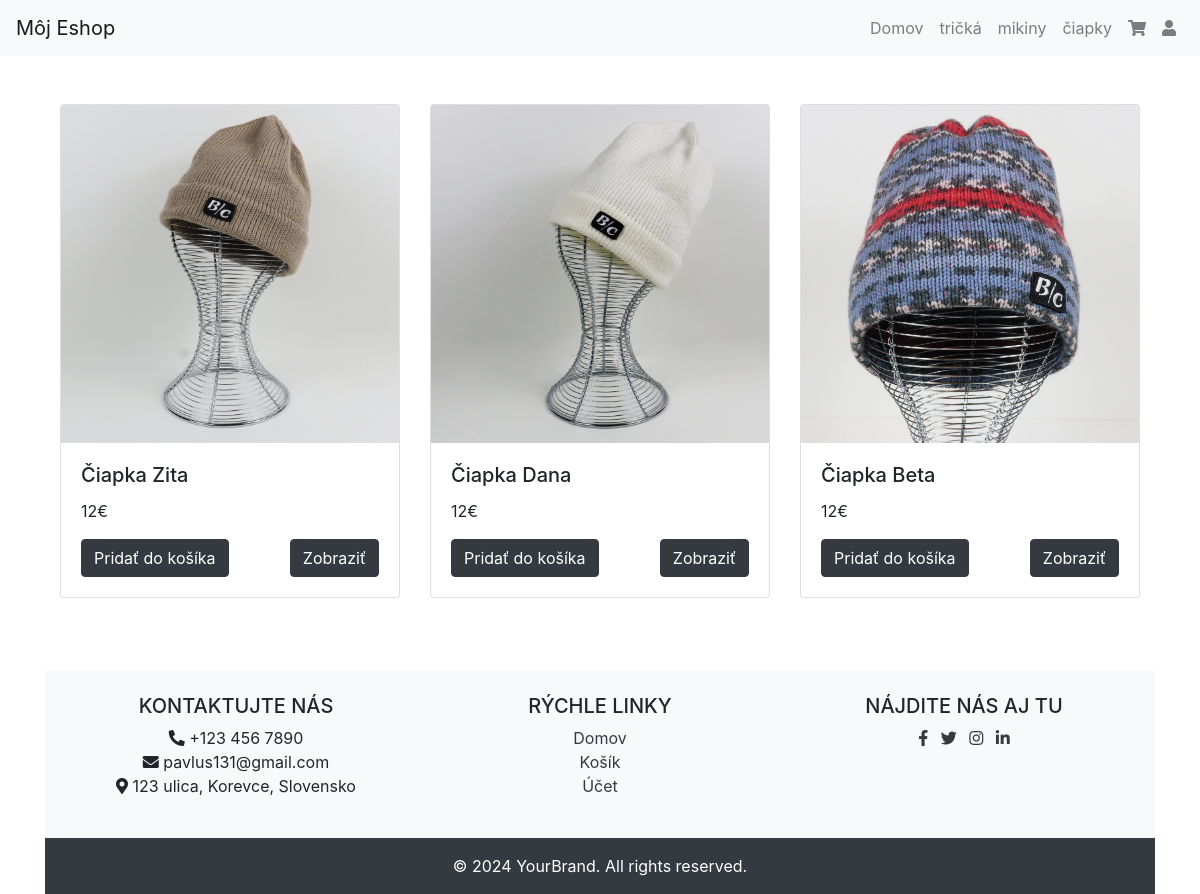
Screenshot of /kategoria.php?id=3 with the database file from the repository.
### tables this page shows
CREATE TABLE `kategorie` (
  `kategoria_ID` int(6) NOT NULL,
  `názov_kategórie` varchar(255) NOT NULL
);

CREATE TABLE `prokukt` (
  `produkt_ID` int(6) NOT NULL,
  `meno` tinytext NOT NULL,
  `cena` int(11) NOT NULL,
  `sklad` text NOT NULL,
  `popis` text NOT NULL,
  `pohlavie` tinytext NOT NULL,
  `kategoria_ID` int(11) DEFAULT NULL,
  `obrazok_url` varchar(255) NOT NULL,
  `ean` varchar(13) DEFAULT NULL,
  `stara_cena` float(10,2) DEFAULT NULL
);

### komponenty/kartaproduktu.php (the view, shortened to what this page needs)
<div class="col-md-4 mb-4">
    <div class="card">
        <img src="/eshop/obrazky/<?php echo $produkt["obrazok_url"]; ?>" class="card-img-top" alt="Product 1">
        <div class="card-body">
            <h5 class="card-title"><?php echo $produkt["meno"]; ?> </h5>
            <p class="card-text"><?php echo $produkt["cena"]; ?>€</p>
           <div class="d-flex justify-content-between">
            <form action="/eshop/pridat_do_kosika.php">
                <div class="d-flex ">
                    <button class="btn btn-dark" type="submit">
                        Pridať do košíka
                    </button>
                </div>
                </form>
            <a href="/eshop/produkt.php?id=<?php echo $produkt["produkt_ID"]; ?>" class="btn btn-dark">Zobraziť</a>
            </div>
        </div>
    </div>
</div>

### komponenty/menu.php (shortened to what this page needs)
<?php
include_once(dirname(__FILE__) ."/../config.php");
$sqlmenu= "SELECT * FROM `kategorie`";
$resultmenu = mysqli_query($db, $sqlmenu);
while ($kategoria=mysqli_fetch_assoc($resultmenu)) {
    ?>
    <li class="nav-item">
        <a class="nav-link" href="/eshop/kategoria.php?id=<?php echo $kategoria["kategoria_ID"] ?>"><?php echo $kategoria["názov_kategórie"]; ?> </a>
    </li>
    <?php
}
?>

### kategoria.php (shortened to what this page needs)
<?php
include_once "config.php";
$kategoria =$_GET["id"];
$sql = "SELECT * FROM `prokukt` WHERE `kategoria_ID` = ".$kategoria;
$result = mysqli_query($db, $sql);
?>
<?php
include "komponenty/head.php";
include "komponenty/header.php";
?>
<div class="container mt-5">
    <div class="container mt-5 mb-5">
       <div class="row">
       <?php
        while ($produkt = mysqli_fetch_assoc($result)) {
         include(dirname(__FILE__)."/komponenty/kartaproduktu.php");
        }
        ?>
        </div>
    </div>
    <?php
    include "komponenty/footer.php";
    ?>
    </body>
    </html>

### rows the page displays
kategorie: názov_kategórie "tričká"
kategorie: názov_kategórie "mikiny"
kategorie: názov_kategórie "čiapky"
prokukt: obrazok_url (picture), meno "Čiapka Zita", cena "12"
prokukt: obrazok_url (picture), meno "Čiapka Dana", cena "12"
prokukt: obrazok_url (picture), meno "Čiapka Beta", cena "12"
